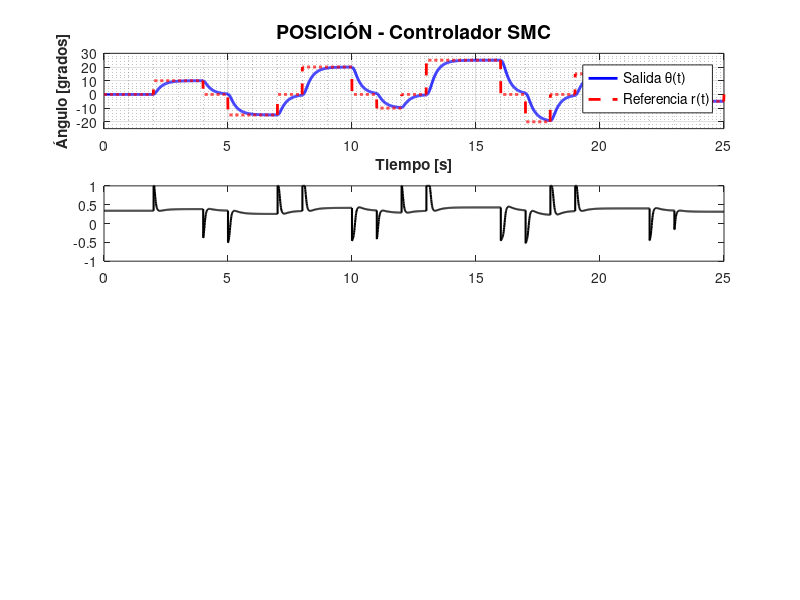

Write the MATLAB code that produced this figure. (Note: this script raises an error after producing the figure.)
%% Simulación SMC con Tren de Pulsos Variable (Sin Simulink)
% Análisis de seguimiento de referencia sin perturbaciones

clear; close all; clc;

% Parámetros de la planta
J   = 1.08e-3;      % kg m^2
Bv  = 2.61e-3;      % N m s/rad
MgL = 4.999e-3;     % N m
Ku  = 1.13e-2;      % N m / duty
th0 = deg2rad(50);  % punto de operación

% Parámetros SMC
lambda   = 3.7;     % Ganancia de la superficie deslizante [rad/s]
k_torque = 0.01;    % Ganancia de conmutación [N·m]
phi      = 0.5;     % Ancho de la capa límite [rad/s]

% Parámetros de simulación
Ts   = 0.01;
Tend = 25;
t    = 0:Ts:Tend;
N    = length(t);

%% Generar tren de pulsos variable
ref = th0 * ones(size(t));

pulsos = [
    2,   4,   10;
    5,   7,  -15;
    8,  10,   20;
   11,  12,  -10;
   13,  16,   25;
   17,  18,  -20;
   19,  22,   15;
   23,  25,  -5;
];

for i = 1:size(pulsos, 1)
    t_ini = pulsos(i, 1);
    t_fin = pulsos(i, 2);
    amp   = deg2rad(pulsos(i, 3));
    idx   = (t >= t_ini) & (t < t_fin);
    ref(idx) = th0 + amp;
end

%% Simulación con SMC
theta    = zeros(N, 1);
omega    = zeros(N, 1);
u_hist   = zeros(N, 1);
e_hist   = zeros(N, 1);
s_hist   = zeros(N, 1);  % Superficie deslizante

theta(1) = th0;
omega(1) = 0;

for k = 1:N-1
    % Error de posición (theta - ref para SMC clásico)
    e_theta = theta(k) - ref(k);
    e_hist(k) = -e_theta;  % Para graficar como (ref - theta)
    
    % Superficie deslizante:  s = omega + lambda * e_theta
    s = omega(k) + lambda * e_theta;
    s_hist(k) = s;
    
    % Control equivalente
    u_eq = (J*(-lambda*omega(k)) + Bv*omega(k) + MgL*sin(theta(k))) / Ku;
    
    % Término de conmutación (con tanh para suavizar)
    u_sw = -(k_torque/Ku) * tanh(s/phi);
    
    % Ley de control total
    u = u_eq + u_sw;
    u = max(-1, min(1, u));  % Saturación
    u_hist(k) = u;
    
    % Dinámica no lineal (Euler explícito)
    domega = (Ku*u - Bv*omega(k) - MgL*sin(theta(k))) / J;
    omega(k+1) = omega(k) + Ts * domega;
    theta(k+1) = theta(k) + Ts * omega(k+1);
end
e_hist(N) = ref(N) - theta(N);
u_hist(N) = u_hist(N-1);
s_hist(N) = s_hist(N-1);

%% Métricas
e_deg = rad2deg(e_hist);
IAE   = trapz(t, abs(e_deg));
ISE   = trapz(t, e_deg.^2);
ITAE  = trapz(t, t' .* abs(e_deg));
Emax  = max(abs(e_deg));

%% Gráficas
figure('Name', 'Controlador SMC - Tren de Pulsos Variable', ... 
       'NumberTitle', 'off', 'Position', [200, 60, 1200, 900]);

% 1) Posición
subplot(4,1,1);
plot(t, rad2deg(theta - th0), 'b-', 'LineWidth', 2, 'DisplayName', 'Salida θ(t)');
hold on;
plot(t, rad2deg(ref - th0), 'r--', 'LineWidth', 2, 'DisplayName', 'Referencia r(t)');
grid on; grid minor;
xlabel('Tiempo [s]', 'FontSize', 11, 'FontWeight', 'bold');
ylabel('Ángulo [grados]', 'FontSize', 11, 'FontWeight', 'bold');
title('POSICIÓN - Controlador SMC', 'FontSize', 14, 'FontWeight', 'bold');
legend('Location', 'best', 'FontSize', 10);
ylim([min(rad2deg(ref-th0))-5, max(rad2deg(ref-th0))+5]);

% 2) Señal de control
subplot(4,1,2);
stairs(t, u_hist, 'k-', 'LineWidth', 1.5);
hold on;
yline(1, 'r--', 'LineWidth', 1.5);
yline(-1, 'r--', 'LineWidth', 1.5);
yline(0, 'k:', 'LineWidth', 1);
grid on; grid minor;
xlabel('Tiempo [s]', 'FontSize', 11, 'FontWeight', 'bold');
ylabel('u(t) [duty cycle]', 'FontSize', 11, 'FontWeight', 'bold');
title('SEÑAL DE CONTROL - Controlador SMC', 'FontSize', 14, 'FontWeight', 'bold');
ylim([-1.3, 1.3]);

% 3) Error de seguimiento
subplot(4,1,3);
plot(t, e_deg, 'Color', [0.6, 0.2, 0.8], 'LineWidth', 1.5);
hold on;
yline(0, 'k--', 'LineWidth', 1.5);
grid on; grid minor;
xlabel('Tiempo [s]', 'FontSize', 11, 'FontWeight', 'bold');
ylabel('Error [grados]', 'FontSize', 11, 'FontWeight', 'bold');
title('ERROR DE SEGUIMIENTO - Controlador SMC', 'FontSize', 14, 'FontWeight', 'bold');

metStr = sprintf('IAE = %.2f°·s | ISE = %.2f°²·s | ITAE = %.2f°·s² | E_{max} = %.2f°', ... 
                 IAE, ISE, ITAE, Emax);
text(0.5, 0.95, metStr, 'Units', 'normalized', 'FontSize', 10, ...
     'FontWeight', 'bold', 'HorizontalAlignment', 'center', ... 
     'BackgroundColor', 'w', 'EdgeColor', 'k');

% 4) Superficie deslizante
subplot(4,1,4);
plot(t, s_hist, 'Color', [0.1, 0.5, 0.7], 'LineWidth', 1.5);
hold on;
yline(0, 'k--', 'LineWidth', 1.5);
yline(phi, 'g--', 'LineWidth', 1, 'DisplayName', '+φ (capa límite)');
yline(-phi, 'g--', 'LineWidth', 1, 'DisplayName', '-φ (capa límite)');
grid on; grid minor;
xlabel('Tiempo [s]', 'FontSize', 11, 'FontWeight', 'bold');
ylabel('s(t) [rad/s]', 'FontSize', 11, 'FontWeight', 'bold');
title('SUPERFICIE DESLIZANTE - Controlador SMC', 'FontSize', 14, 'FontWeight', 'bold');
legend('s(t)', '+φ', '-φ', 'Location', 'best');

sgtitle('ANÁLISIS SMC - TREN DE PULSOS VARIABLE (Sin Perturbaciones)', ...
        'FontSize', 16, 'FontWeight', 'bold');

%% Resultados en consola
fprintf('\n========================================\n');
fprintf('   CONTROLADOR SMC - RESULTADOS\n');
fprintf('========================================\n');
fprintf('Parámetros SMC:\n');
fprintf('  λ (lambda)  = %.2f rad/s\n', lambda);
fprintf('  k_torque    = %.4f N·m\n', k_torque);
fprintf('  φ (phi)     = %.2f rad/s\n', phi);
fprintf('\nMétricas de desempeño:\n');
fprintf('  IAE  = %.2f °·s\n', IAE);
fprintf('  ISE  = %.2f °²·s\n', ISE);
fprintf('  ITAE = %.2f °·s²\n', ITAE);
fprintf('  Error máximo = %. 2f °\n', Emax);
fprintf('========================================\n');